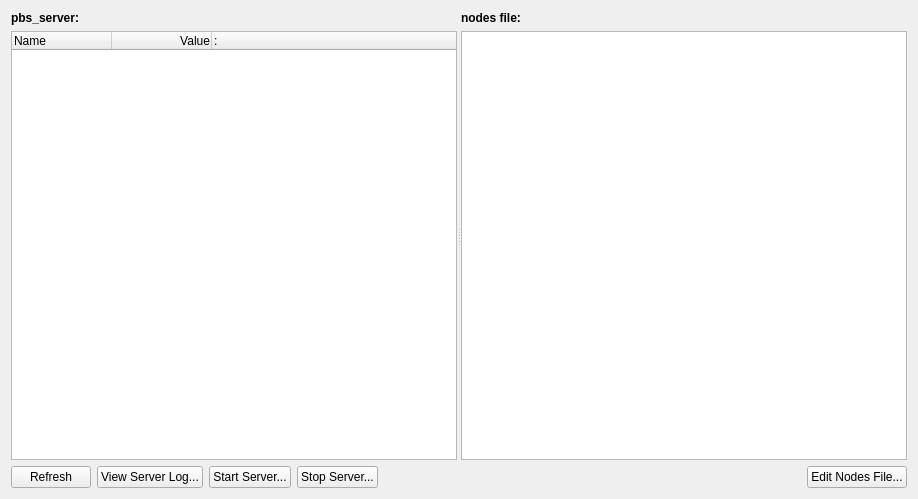
<?xml version="1.0" encoding="UTF-8"?>
<ui version="4.0">
 <class>PbsServerTab</class>
 <widget class="QWidget" name="PbsServerTab">
  <property name="geometry">
   <rect>
    <x>0</x>
    <y>0</y>
    <width>918</width>
    <height>499</height>
   </rect>
  </property>
  <property name="windowTitle">
   <string>Form</string>
  </property>
  <layout class="QVBoxLayout" name="verticalLayout_3">
   <item>
    <widget class="QSplitter" name="splitter">
     <property name="sizePolicy">
      <sizepolicy hsizetype="Expanding" vsizetype="Preferred">
       <horstretch>0</horstretch>
       <verstretch>1</verstretch>
      </sizepolicy>
     </property>
     <property name="orientation">
      <enum>Qt::Horizontal</enum>
     </property>
     <widget class="QWidget" name="layoutWidget">
      <layout class="QVBoxLayout" name="verticalLayout_2">
       <item>
        <widget class="QLabel" name="label_Title_NodesFile_2">
         <property name="font">
          <font>
           <weight>75</weight>
           <bold>true</bold>
          </font>
         </property>
         <property name="text">
          <string>pbs_server:</string>
         </property>
        </widget>
       </item>
       <item>
        <widget class="QTreeWidget" name="treeWidget_PbsServer">
         <property name="alternatingRowColors">
          <bool>false</bool>
         </property>
         <column>
          <property name="text">
           <string>Name</string>
          </property>
         </column>
         <column>
          <property name="text">
           <string>Value</string>
          </property>
          <property name="textAlignment">
           <set>AlignRight|AlignVCenter</set>
          </property>
         </column>
         <column>
          <property name="text">
           <string>:</string>
          </property>
         </column>
        </widget>
       </item>
      </layout>
     </widget>
     <widget class="QWidget" name="layoutWidget1">
      <layout class="QVBoxLayout" name="verticalLayout">
       <item>
        <widget class="QLabel" name="label_Title_NodesFile">
         <property name="font">
          <font>
           <weight>75</weight>
           <bold>true</bold>
          </font>
         </property>
         <property name="text">
          <string>nodes file:</string>
         </property>
        </widget>
       </item>
       <item>
        <widget class="QPlainTextEdit" name="plainTextEdit_NodesFile">
         <property name="font">
          <font>
           <family>Courier 10 Pitch</family>
           <pointsize>10</pointsize>
          </font>
         </property>
         <property name="readOnly">
          <bool>true</bool>
         </property>
        </widget>
       </item>
       <item>
        <layout class="QHBoxLayout" name="horizontalLayout_2"/>
       </item>
      </layout>
     </widget>
    </widget>
   </item>
   <item>
    <layout class="QHBoxLayout" name="horizontalLayout">
     <item>
      <widget class="QPushButton" name="btnRefresh">
       <property name="text">
        <string>Refresh</string>
       </property>
      </widget>
     </item>
     <item>
      <widget class="QPushButton" name="btnViewServerLog">
       <property name="text">
        <string>View Server Log...</string>
       </property>
      </widget>
     </item>
     <item>
      <widget class="QPushButton" name="btnStartServer">
       <property name="text">
        <string>Start Server...</string>
       </property>
      </widget>
     </item>
     <item>
      <widget class="QPushButton" name="btnStopServer">
       <property name="text">
        <string>Stop Server...</string>
       </property>
      </widget>
     </item>
     <item>
      <spacer name="horizontalSpacer">
       <property name="orientation">
        <enum>Qt::Horizontal</enum>
       </property>
       <property name="sizeHint" stdset="0">
        <size>
         <width>40</width>
         <height>20</height>
        </size>
       </property>
      </spacer>
     </item>
     <item>
      <widget class="QPushButton" name="btnEditNodesFile">
       <property name="text">
        <string>Edit Nodes File...</string>
       </property>
      </widget>
     </item>
    </layout>
   </item>
  </layout>
 </widget>
 <resources/>
 <connections/>
</ui>
